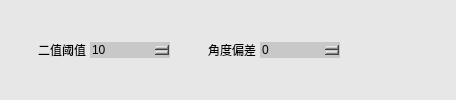
             <widget class="QWidget" name="widget_10" native="true">
              <property name="styleSheet">
               <string notr="true">background-color: rgb(231, 231, 231);</string>
              </property>
              <layout class="QHBoxLayout" name="horizontalLayout_7">
               <property name="spacing">
                <number>4</number>
               </property>
               <property name="leftMargin">
                <number>4</number>
               </property>
               <property name="topMargin">
                <number>4</number>
               </property>
               <property name="rightMargin">
                <number>4</number>
               </property>
               <property name="bottomMargin">
                <number>4</number>
               </property>
               <item>
                <widget class="QLabel" name="label_16">
                 <property name="minimumSize">
                  <size>
                   <width>82</width>
                   <height>32</height>
                  </size>
                 </property>
                 <property name="maximumSize">
                  <size>
                   <width>120</width>
                   <height>16777215</height>
                  </size>
                 </property>
                 <property name="styleSheet">
                  <string notr="true">font: 11pt &quot;微软雅黑&quot;;</string>
                 </property>
                 <property name="text">
                  <string>二值阈值</string>
                 </property>
                 <property name="alignment">
                  <set>Qt::AlignRight|Qt::AlignTrailing|Qt::AlignVCenter</set>
                 </property>
                </widget>
               </item>
               <item>
                <widget class="KSpinBoxKb" name="spinBoxBinThreshold">
                 <property name="minimumSize">
                  <size>
                   <width>80</width>
                   <height>0</height>
                  </size>
                 </property>
                 <property name="maximumSize">
                  <size>
                   <width>80</width>
                   <height>16777215</height>
                  </size>
                 </property>
                 <property name="styleSheet">
                  <string notr="true">
QSpinBox
{
	
	font: 11pt &quot;微软雅黑&quot;;
	border-width:1;border-style:none;
	border-color:rgb(255, 255, 255);
	background-color: rgb(200, 200, 200);
	color::rgb(255,255, 0);

}
QSpinBox::down-button
{   
	
	background-color: rgb(200, 200, 200);
	subcontrol-origin:border;
    subcontrol-position:left;
    image: url(:/左normal.png);
    width: 20px;
    height: 30px; ;
}
QSpinBox::up-button
{
board:none;
	background-color: rgb(200, 200, 200);
	subcontrol-origin:border;
    subcontrol-position:right;
    image: url(:/右normal.png);
    width: 20px;
    height: 30px;       
}

QSpinBox::up-button:pressed
{
board:none;
background-color: rgb(103, 103, 103);
	subcontrol-origin:border;
    subcontrol-position:right;
    image: url(:/右press.png);
    width: 20px;
    height: 30px;      
}
QSpinBox::down-button:pressed
{
board:none;
background-color: rgb(103, 103, 103);
	subcontrol-origin:border;
    subcontrol-position:left;
    image: url(:/左press.png);
    width: 20px;
    height: 30px; 
}
</string>
                 </property>
                 <property name="minimum">
                  <number>10</number>
                 </property>
                 <property name="maximum">
                  <number>255</number>
                 </property>
                </widget>
               </item>
               <item>
                <widget class="QLabel" name="label_9">
                 <property name="minimumSize">
                  <size>
                   <width>82</width>
                   <height>32</height>
                  </size>
                 </property>
                 <property name="maximumSize">
                  <size>
                   <width>82</width>
                   <height>16777215</height>
                  </size>
                 </property>
                 <property name="styleSheet">
                  <string notr="true">font: 11pt &quot;微软雅黑&quot;;</string>
                 </property>
                 <property name="text">
                  <string>角度偏差</string>
                 </property>
                 <property name="alignment">
                  <set>Qt::AlignRight|Qt::AlignTrailing|Qt::AlignVCenter</set>
                 </property>
                </widget>
               </item>
               <item>
                <widget class="KSpinBoxKb" name="spinBoxAngleShift">
                 <property name="minimumSize">
                  <size>
                   <width>80</width>
                   <height>0</height>
                  </size>
                 </property>
                 <property name="maximumSize">
                  <size>
                   <width>70</width>
                   <height>16777215</height>
                  </size>
                 </property>
                 <property name="styleSheet">
                  <string notr="true">
QSpinBox
{
	
	font: 11pt &quot;微软雅黑&quot;;
	border-width:1;border-style:none;
	border-color:rgb(255, 255, 255);
	background-color: rgb(200, 200, 200);
	color::rgb(255,255, 0);

}
QSpinBox::down-button
{   
	
	background-color: rgb(200, 200, 200);
	subcontrol-origin:border;
    subcontrol-position:left;
    image: url(:/左normal.png);
    width: 20px;
    height: 30px; ;
}
QSpinBox::up-button
{
board:none;
	background-color: rgb(200, 200, 200);
	subcontrol-origin:border;
    subcontrol-position:right;
    image: url(:/右normal.png);
    width: 20px;
    height: 30px;       
}

QSpinBox::up-button:pressed
{
board:none;
background-color: rgb(103, 103, 103);
	subcontrol-origin:border;
    subcontrol-position:right;
    image: url(:/右press.png);
    width: 20px;
    height: 30px;      
}
QSpinBox::down-button:pressed
{
board:none;
background-color: rgb(103, 103, 103);
	subcontrol-origin:border;
    subcontrol-position:left;
    image: url(:/左press.png);
    width: 20px;
    height: 30px; 
}
</string>
                 </property>
                 <property name="maximum">
                  <number>90</number>
                 </property>
                </widget>
               </item>
               <item>
                <spacer name="horizontalSpacer_3">
                 <property name="orientation">
                  <enum>Qt::Horizontal</enum>
                 </property>
                 <property name="sizeHint" stdset="0">
                  <size>
                   <width>112</width>
                   <height>20</height>
                  </size>
                 </property>
                </spacer>
               </item>
              </layout>
             </widget>
